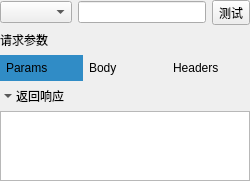
<?xml version="1.0" encoding="UTF-8"?>
<ui version="4.0">
 <class>QueryForm</class>
 <widget class="QWidget" name="QueryForm">
  <property name="geometry">
   <rect>
    <x>0</x>
    <y>0</y>
    <width>250</width>
    <height>158</height>
   </rect>
  </property>
  <property name="windowTitle">
   <string>Form</string>
  </property>
  <layout class="QVBoxLayout" name="verticalLayout_2">
   <property name="sizeConstraint">
    <enum>QLayout::SizeConstraint::SetMinimumSize</enum>
   </property>
   <property name="leftMargin">
    <number>0</number>
   </property>
   <property name="topMargin">
    <number>0</number>
   </property>
   <property name="rightMargin">
    <number>0</number>
   </property>
   <property name="bottomMargin">
    <number>0</number>
   </property>
   <item>
    <layout class="QHBoxLayout" name="horizontalLayout">
     <item>
      <widget class="QComboBox" name="queryMethodCombo"/>
     </item>
     <item>
      <widget class="QLineEdit" name="queryUrlEdit"/>
     </item>
     <item>
      <widget class="QToolButton" name="testBtn">
       <property name="text">
        <string>测试</string>
       </property>
      </widget>
     </item>
    </layout>
   </item>
   <item>
    <widget class="QLabel" name="label">
     <property name="text">
      <string>请求参数</string>
     </property>
    </widget>
   </item>
   <item>
    <widget class="QWidget" name="paramWidget" native="true">
     <property name="sizePolicy">
      <sizepolicy hsizetype="Preferred" vsizetype="Preferred">
       <horstretch>0</horstretch>
       <verstretch>0</verstretch>
      </sizepolicy>
     </property>
     <property name="minimumSize">
      <size>
       <width>0</width>
       <height>26</height>
      </size>
     </property>
     <property name="autoFillBackground">
      <bool>false</bool>
     </property>
     <property name="styleSheet">
      <string notr="true">QRadioButton::indicator{
	width:0;
    height:0;
    margin:0;
    padding:0;
    border:none;
}
QRadioButton{
color:palette(button-text);
background-color:palette(button);
}
QRadioButton:hover {
    background-color: palette(highlight);
}
QRadioButton:checked {
    background-color: palette(highlight); 
    color:palette(button-text);
}</string>
     </property>
     <layout class="QHBoxLayout" name="horizontalLayout_3">
      <property name="spacing">
       <number>0</number>
      </property>
      <property name="sizeConstraint">
       <enum>QLayout::SizeConstraint::SetMinimumSize</enum>
      </property>
      <property name="leftMargin">
       <number>0</number>
      </property>
      <property name="topMargin">
       <number>0</number>
      </property>
      <property name="rightMargin">
       <number>0</number>
      </property>
      <property name="bottomMargin">
       <number>0</number>
      </property>
      <item>
       <widget class="QRadioButton" name="paramRadio">
        <property name="sizePolicy">
         <sizepolicy hsizetype="Preferred" vsizetype="Preferred">
          <horstretch>0</horstretch>
          <verstretch>0</verstretch>
         </sizepolicy>
        </property>
        <property name="minimumSize">
         <size>
          <width>0</width>
          <height>26</height>
         </size>
        </property>
        <property name="autoFillBackground">
         <bool>false</bool>
        </property>
        <property name="text">
         <string>Params</string>
        </property>
        <property name="checked">
         <bool>true</bool>
        </property>
       </widget>
      </item>
      <item>
       <widget class="QRadioButton" name="bodyRadio">
        <property name="sizePolicy">
         <sizepolicy hsizetype="Preferred" vsizetype="Preferred">
          <horstretch>0</horstretch>
          <verstretch>0</verstretch>
         </sizepolicy>
        </property>
        <property name="minimumSize">
         <size>
          <width>0</width>
          <height>26</height>
         </size>
        </property>
        <property name="text">
         <string>Body</string>
        </property>
       </widget>
      </item>
      <item>
       <widget class="QRadioButton" name="headerRadio">
        <property name="sizePolicy">
         <sizepolicy hsizetype="Preferred" vsizetype="Preferred">
          <horstretch>0</horstretch>
          <verstretch>0</verstretch>
         </sizepolicy>
        </property>
        <property name="minimumSize">
         <size>
          <width>0</width>
          <height>26</height>
         </size>
        </property>
        <property name="autoFillBackground">
         <bool>false</bool>
        </property>
        <property name="text">
         <string>Headers</string>
        </property>
       </widget>
      </item>
     </layout>
    </widget>
   </item>
   <item>
    <widget class="QWidget" name="replyWidget" native="true">
     <layout class="QVBoxLayout" name="verticalLayout">
      <property name="leftMargin">
       <number>0</number>
      </property>
      <property name="topMargin">
       <number>0</number>
      </property>
      <property name="rightMargin">
       <number>0</number>
      </property>
      <property name="bottomMargin">
       <number>0</number>
      </property>
      <item>
       <layout class="QHBoxLayout" name="horizontalLayout_2">
        <property name="spacing">
         <number>0</number>
        </property>
        <item>
         <widget class="QToolButton" name="switchBtn">
          <property name="sizePolicy">
           <sizepolicy hsizetype="Fixed" vsizetype="Preferred">
            <horstretch>0</horstretch>
            <verstretch>0</verstretch>
           </sizepolicy>
          </property>
          <property name="text">
           <string>...</string>
          </property>
          <property name="iconSize">
           <size>
            <width>8</width>
            <height>8</height>
           </size>
          </property>
          <property name="autoRaise">
           <bool>true</bool>
          </property>
          <property name="arrowType">
           <enum>Qt::ArrowType::DownArrow</enum>
          </property>
         </widget>
        </item>
        <item>
         <widget class="QLabel" name="label_2">
          <property name="text">
           <string>返回响应</string>
          </property>
         </widget>
        </item>
       </layout>
      </item>
      <item>
       <widget class="QTextEdit" name="replyEdit">
        <property name="sizePolicy">
         <sizepolicy hsizetype="Preferred" vsizetype="Preferred">
          <horstretch>0</horstretch>
          <verstretch>0</verstretch>
         </sizepolicy>
        </property>
        <property name="sizeAdjustPolicy">
         <enum>QAbstractScrollArea::SizeAdjustPolicy::AdjustToContents</enum>
        </property>
       </widget>
      </item>
     </layout>
    </widget>
   </item>
  </layout>
 </widget>
 <resources/>
 <connections/>
</ui>
